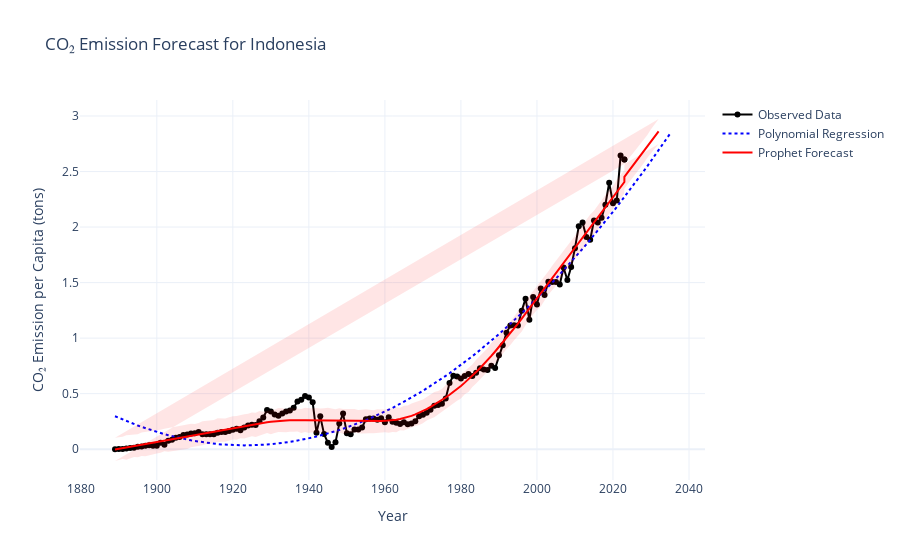

Notebook code for this chart:
### Code cell
import plotly.graph_objects as go

fig = go.Figure()

# Historical observed data
fig.add_trace(go.Scatter(
    x=compare_df["year"],
    y=compare_df["observed"],
    mode="markers+lines",
    name="Observed Data",
    line=dict(color="black", width=2)
))

# Polynomial Regression forecast
fig.add_trace(go.Scatter(
    x=compare_df["year"],
    y=compare_df["poly_prediction"],
    mode="lines",
    name="Polynomial Regression",
    line=dict(color="blue", dash="dot")
))

# Prophet forecast (mean)
fig.add_trace(go.Scatter(
    x=compare_df["year"],
    y=compare_df["yhat"],
    mode="lines",
    name="Prophet Forecast",
    line=dict(color="red", width=2)
))

# Prophet uncertainty interval
fig.add_trace(go.Scatter(
    x=pd.concat([compare_df["year"], compare_df["year"][::-1]]),
    y=pd.concat([compare_df["yhat_upper"], compare_df["yhat_lower"][::-1]]),
    fill="toself",
    fillcolor="rgba(255, 0, 0, 0.1)",
    line=dict(color="rgba(255,255,255,0)"),
    showlegend=False,
    name="Prophet Uncertainty"
))

# Format layout
fig.update_layout(
    title=f"CO₂ Emission Forecast for {selected_country}",
    xaxis_title="Year",
    yaxis_title="CO₂ Emission per Capita (tons)",
    template="plotly_white",
    hovermode="x unified"
)

fig.show()

### Figure 1 — Plotly figure (JSON) as saved in the notebook; plotly's stock layout.template omitted (floating-point values rounded to 4 significant figures; data arrays with more than 128 entries replaced by an {"elided": "..."} marker saying what was removed)
{"data": [{"line": {"color": "black", "width": 2}, "mode": "markers+lines", "name": "Observed Data", "type": "scatter", "x": {"elided": "148 int values"}, "y": {"elided": "148 float values"}}, {"line": {"color": "blue", "dash": "dot"}, "mode": "lines", "name": "Polynomial Regression", "type": "scatter", "x": {"elided": "148 int values"}, "y": {"elided": "148 float values"}}, {"line": {"color": "red", "width": 2}, "mode": "lines", "name": "Prophet Forecast", "type": "scatter", "x": {"elided": "148 int values"}, "y": {"elided": "148 float values"}}, {"fill": "toself", "fillcolor": "rgba(255, 0, 0, 0.1)", "line": {"color": "rgba(255,255,255,0)"}, "name": "Prophet Uncertainty", "showlegend": false, "type": "scatter", "x": {"elided": "296 int values"}, "y": {"elided": "296 float values"}}], "layout": {"hovermode": "x unified", "title": {"text": "CO₂ Emission Forecast for Indonesia"}, "xaxis": {"title": {"text": "Year"}}, "yaxis": {"title": {"text": "CO₂ Emission per Capita (tons)"}}}}
